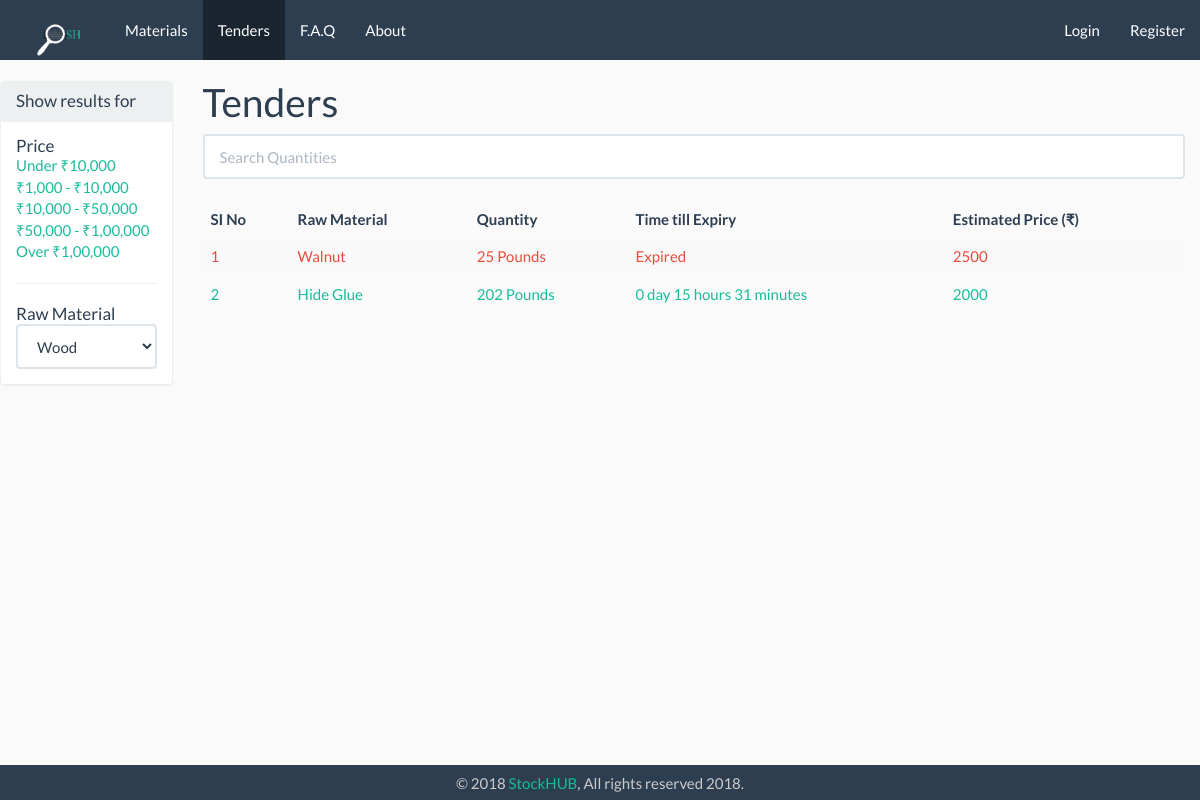
Before: /index.php/tenders with the older database file.
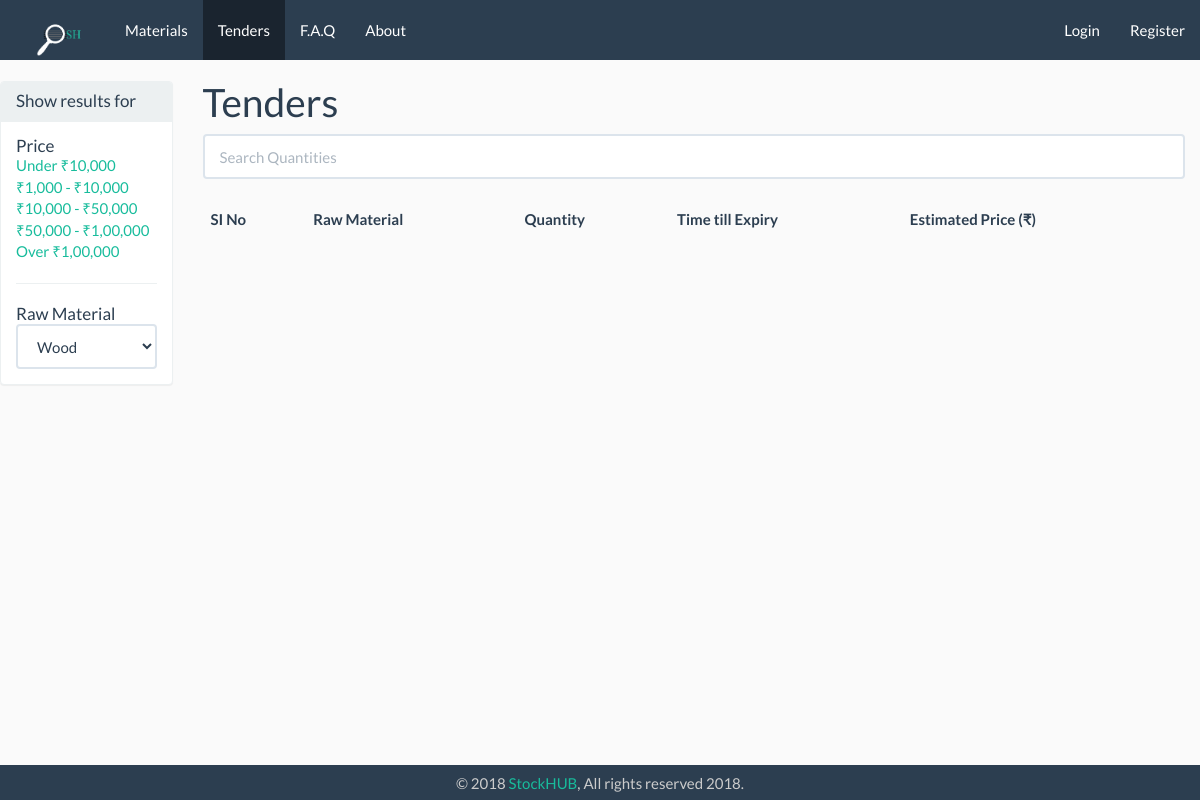
After: the same page with the newer database file.
### tables this page shows
CREATE TABLE `tender` (
  `tender_id` int(11) NOT NULL,
  `m_id` varchar(11) NOT NULL,
  `raw_material_id` int(11) NOT NULL,
  `tender_quantity` int(11) NOT NULL,
  `tender_quantity_unit` varchar(15) NOT NULL,
  `date_of_submission` date NOT NULL,
  `time_submission` time NOT NULL,
  `date_expire` date NOT NULL,
  `time_expire` time NOT NULL,
  `delivery_location` int(11) NOT NULL,
  `estimated_price` int(9) NOT NULL,
  `extra_info` text,
  `tender_status` set('active','ongoing','completed','expired','cancelled') NOT NULL
);

CREATE TABLE `raw_material` (
  `raw_material_id` int(11) NOT NULL,
  `rm_name` varchar(255) NOT NULL,
  `material_subcat_id` int(255) NOT NULL,
  `rm_slug` varchar(255) NOT NULL,
  `rm_pic` varchar(255) NOT NULL,
  `rm_desc` text NOT NULL,
  `rm_adv` text NOT NULL,
  `rm_disadv` text NOT NULL,
  `rm_created_at` timestamp NOT NULL DEFAULT CURRENT_TIMESTAMP ON UPDATE CURRENT_TIMESTAMP
);

### application/controllers/Tenders.php (called while the page is built, shortened)
<?php
	class Tenders extends CI_Controller{
		public function index(){
            $data['title'] = 'Tenders';
            $data['tenders'] = $this->tender_model->get_tenders();
            $this->load->view('templates/header', $data);
            $this->load->view('tenders/index', $data);
            $this->load->view('templates/footer');
        }
	}

### index.php (called while the page is built, shortened)
<?php
require_once BASEPATH.'core/CodeIgniter.php';

### application/helpers/utility_helper.php (called while the page is built)
<?php if ( ! defined('BASEPATH')) exit('No direct script access allowed');
if ( ! function_exists('asset_url()'))
{
  function asset_url()
  {
     return base_url().'assets/';
  }
}

### application/models/Tender_model.php (called while the page is built, shortened)
<?php
	class  Tender_model extends CI_Model{
        public function get_tenders($id = FALSE){
			$this->db->join('raw_material','raw_material.raw_material_id = tender.raw_material_id');
			if($id === FALSE){
				$query = $this->db->get('tender');
				return $query->result_array();
			}
			$this->db->join('manufacturers','manufacturers.m_id = tender.m_id');
			$this->db->join('material_subcat','material_subcat.subcat_id = raw_material.material_subcat_id');
			$query = $this->db->get_where('tender', array('tender_id' => $id));
			return $query->row_array();
		}
	}

### application/views/tenders/index.php (the view, shortened to what this page needs)
<div class="row">
    <div class="col-md-2">
        <div class="panel panel-default">
            <div class="panel-heading">
                <h3 class="panel-title">Show results for</h3>
            </div>
            <div class="panel-body">
                    <h3 class="panel-title">Price</h3>
                        <li class="list-unstyled"><a href="#">Under ₹10,000</a></li>
                        <li class="list-unstyled"><a href="#">₹1,000 - ₹10,000</a></li>
                        <li class="list-unstyled"><a href="#">₹10,000 - ₹50,000</a></li>
                        <li class="list-unstyled"><a href="#">₹50,000 - ₹1,00,000</a></li>
                        <li class="list-unstyled"><a href="#">Over ₹1,00,000</a></li>
                    <hr>
                    <h3 class="panel-title">Raw Material</h3>
                        <select class="form-control" id="sel1" name="tender_quantity_unit">
                            <option value="wood">Wood</option>
                        </select>
        </div>
        </div>
    </div>
    <div class="col-md-10">
        <h1><?= $title ?></h1>
        <input class="form-control" id="tenderSearchInput" type="text" placeholder="Search" >
        <br>
        <table class="table table-striped table-hover " id="tenderSearchTable">
            <thead>
                <tr>
                    <th>SI No</th>
                    <th onclick="sortTable(0)" >Raw Material</th>
                    <th onclick="sortTable(1)" >Quantity</th>
                    <th onclick="sortTable(2)" >Time till Expiry</th>
                    <th onclick="sortTable(3)" >Estimated Price (₹)</th>
                </tr>
            </thead>
            <tbody id="tenderSearchTableBody">
                <?php $i = 1; ?>
                <?php foreach($tenders as $tender): ?>
                <?php if($tender['tender_status'] === 'active' || $tender['tender_status'] === 'ongoing' ): ?>
                        <tr>
                            <td> <a href="<?php echo base_url(); ?>tenders/view/<?php echo($tender['tender_id']); ?>"></a> <?php echo($i++);?></td>
                            <td><?php echo ($tender['rm_name']);?></td>
                            <td><?php echo ($tender['tender_quantity']." ".$tender['tender_quantity_unit']);?> </td>
                            <td id="tenderSearchTableTD">
                            <?php
                                $expdate = $tender['date_expire'];
                                $exptime = $tender['time_expire'];
                                $exp = date('Y-m-d H:i:s', strtotime("$expdate $exptime "));
                                $datetime1 = new DateTime();
                                $datetime2 = new DateTime($exp);
                                if ( $datetime1 >  $datetime2){
                                    echo("Expired");
                                }
                                else{
                                    $interval = $datetime1->diff($datetime2);
                                    echo $interval->format('%d day %h hours %i minutes');
                                }
                            ?>
                            </td>
                            <td><?php echo ($tender['estimated_price']);?></td>
                        </tr>
                <?php endif; ?>
                <?php endforeach; ?>
            </tbody>
        </table>
    </div>
</div>

### application/views/templates/header.php (shortened to what this page needs)
<!DOCTYPE html>
<html>
<head>
    <link rel="stylesheet" type="text/css"  href="<?php echo asset_url();?>css/bootstrap.min.css" />
    <link rel="stylesheet" type="text/css"  href="<?php echo asset_url();?>css/style.css" />
    <link rel="stylesheet" type="text/css"  href="<?php echo asset_url();?>css/animate.min.css" />
    <link rel="stylesheet" type="text/css"  href="<?php echo asset_url();?>css/awesomplete.css" />
    <link rel="stylesheet" type="text/css"  href="<?php echo asset_url();?>css/fontawesome-all.min.css" />
</head>
<body>
    <nav class="navbar-fixed-top navbar-default">
        <div class="container-fluid">
            <div class="navbar-header">
            <?php if($title!="Home") :?>
                <a class="navbar-brand" href="<?php echo base_url(); ?>"><img style="height:290%; padding-top:0px; padding-bottom:21px;" src="http://localhost/Stockhub/assets/images/altlogo.png"></a>
            <?php endif;?>
            </div>
            <div class="collapse navbar-collapse" id="bs-example-navbar-collapse-1">
            <ul class="nav navbar-nav">
                <li class="<?php if ($title=="Materials") {echo "active"; } else  {echo "noactive";} ?>"> <a href="<?php echo base_url(); ?>materials">Materials</a></li>
                <li class="<?php if ($title=="Tenders") {echo "active"; } else  {echo "noactive";} ?>"> <a href="<?php echo base_url(); ?>tenders">Tenders</a></li>
                <li class="<?php if ($title=="Faq") {echo "active"; } else  {echo "noactive";} ?>"> <a href="<?php echo base_url(); ?>faq">F.A.Q</a></li>
                <li class="<?php if ($title=="About") {echo "active"; } else  {echo "noactive";} ?>"> <a href="<?php echo base_url(); ?>about">About</a></li>
            </ul>
            <ul class="nav navbar-nav navbar-right">
                <?php if(!$this->session->userdata('logged_in')) : ?>
                    <li class="<?php if ($title=="Login") {echo "active"; } else  {echo "noactive";} ?>"> <a href="<?php echo base_url(); ?>users/login">Login</a></li>
                    <li class="<?php if ($title=="Sign Up") {echo "active"; } else  {echo "noactive";} ?>"> <a href="<?php echo base_url(); ?>users/register">Register</a></li>
                <?php endif; ?>
            </ul>
            </div>
        </div>
    </nav>

### application/views/templates/footer.php (shortened to what this page needs)
    <footer class="navbar-default navbar-fixed-bottom hidden-xs">
        <div class="container-fluid">
            <p>© 2018<a style="color:#fffff; text-decoration:none;" href="<?php echo base_url(); ?>about"> StockHUB</a>, All rights reserved 2018.</p>
        </div>
    </footer>
</body>
</html>

### assets/css/style.css (style rules this page uses)
body { background: #FAFAFA; padding-bottom: 33px; padding-top: 60px; }
.row { margin-right: 0px; }
ul { list-style-type: none; padding: 0; }
footer { background-color: #757575; height: 35px; text-align: center; color: #CCC; }
footer p { padding: 10.5px; margin: 0px; line-height: 100%; }

Changed rows visible on the page:
removed tender: raw_material.rm_name "Walnut", tender_quantity "25", tender_quantity_unit "Pounds", date_expire "Expired", estimated_price "2500"
no longer on this page (row edited): tender: raw_material.rm_name "Hide Glue", tender_quantity "202", tender_quantity_unit "Pounds", $interval->format('%d day %h hours %i minutes') "0 day 15 hours 31 minutes", estimated_price "2000"
